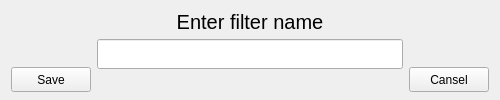
<?xml version="1.0" encoding="UTF-8"?>
<ui version="4.0">
 <class>Form</class>
 <widget class="QWidget" name="Form">
  <property name="geometry">
   <rect>
    <x>0</x>
    <y>0</y>
    <width>500</width>
    <height>100</height>
   </rect>
  </property>
  <property name="sizePolicy">
   <sizepolicy hsizetype="Fixed" vsizetype="Fixed">
    <horstretch>0</horstretch>
    <verstretch>0</verstretch>
   </sizepolicy>
  </property>
  <property name="minimumSize">
   <size>
    <width>500</width>
    <height>100</height>
   </size>
  </property>
  <property name="maximumSize">
   <size>
    <width>500</width>
    <height>100</height>
   </size>
  </property>
  <property name="windowTitle">
   <string>Filter name</string>
  </property>
  <layout class="QGridLayout" name="gridLayout">
   <item row="2" column="2">
    <widget class="QPushButton" name="pushButton_cansel">
     <property name="minimumSize">
      <size>
       <width>0</width>
       <height>25</height>
      </size>
     </property>
     <property name="maximumSize">
      <size>
       <width>16777215</width>
       <height>25</height>
      </size>
     </property>
     <property name="text">
      <string>Cansel</string>
     </property>
    </widget>
   </item>
   <item row="2" column="0">
    <widget class="QPushButton" name="pushButton_save">
     <property name="minimumSize">
      <size>
       <width>0</width>
       <height>25</height>
      </size>
     </property>
     <property name="maximumSize">
      <size>
       <width>16777215</width>
       <height>25</height>
      </size>
     </property>
     <property name="text">
      <string>Save</string>
     </property>
    </widget>
   </item>
   <item row="0" column="1">
    <widget class="QLabel" name="label">
     <property name="font">
      <font>
       <pointsize>15</pointsize>
      </font>
     </property>
     <property name="text">
      <string>Enter filter name</string>
     </property>
     <property name="alignment">
      <set>Qt::AlignCenter</set>
     </property>
    </widget>
   </item>
   <item row="1" column="1">
    <widget class="QLineEdit" name="lineEdit">
     <property name="sizePolicy">
      <sizepolicy hsizetype="Expanding" vsizetype="Fixed">
       <horstretch>200</horstretch>
       <verstretch>30</verstretch>
      </sizepolicy>
     </property>
     <property name="minimumSize">
      <size>
       <width>200</width>
       <height>30</height>
      </size>
     </property>
     <property name="maxLength">
      <number>80</number>
     </property>
    </widget>
   </item>
   <item row="2" column="1">
    <widget class="QLabel" name="label_2">
     <property name="styleSheet">
      <string notr="true">color: red;
</string>
     </property>
     <property name="text">
      <string/>
     </property>
     <property name="alignment">
      <set>Qt::AlignCenter</set>
     </property>
    </widget>
   </item>
  </layout>
 </widget>
 <resources/>
 <connections/>
</ui>
